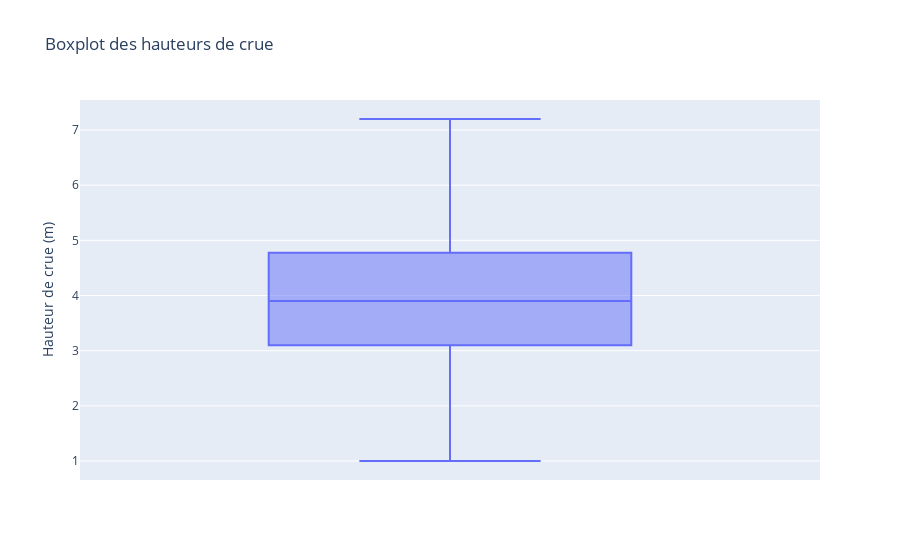
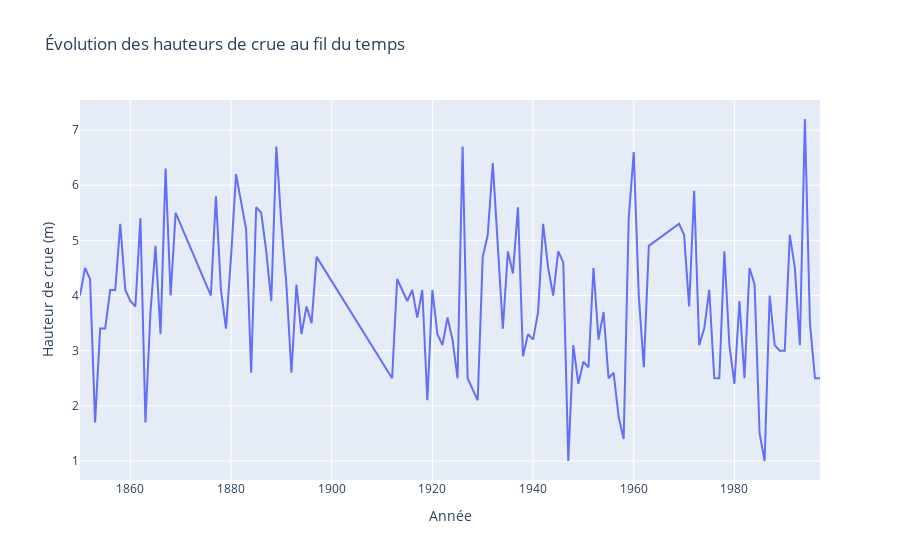

The cell these charts' notebook holds for them, in order:
### Code cell
visualize_boxplot(df)
visualize_time_series(df)

### Figure 1 — Plotly figure (JSON) as saved in the notebook; plotly's stock layout.template omitted (floating-point values rounded to 4 significant figures)
{"data": [{"alignmentgroup": "True", "hovertemplate": "Hauteur de crue (m)=%{y}<extra></extra>", "legendgroup": "", "marker": {"color": "#636efa"}, "name": "", "notched": false, "offsetgroup": "", "orientation": "v", "showlegend": false, "type": "box", "x0": " ", "xaxis": "x", "y": [4.0, 4.5, 4.3, 1.7, 3.4, 3.4, 4.1, 4.1, 5.3, 4.1, 3.9, 3.8, 5.4, 1.7, 3.7, 4.9, 3.3, 6.3, 4.0, 5.5, 4.0, 5.8, 4.1, 3.4, 4.7, 6.2, 5.7, 5.2, 2.6, 5.6, 5.5, 4.8, 3.9, 6.7, 5.3, 4.2, 2.6, 4.2, 3.3, 3.8, 3.5, 4.7, 2.5, 4.3, 4.1, 3.9, 4.1, 3.6, 4.1, 2.1, 4.1, 3.3, 3.1, 3.6, 3.2, 2.5, 6.7, 2.5, 2.3, 2.1, 4.7, 5.1, 6.4, 4.9, 3.4, 4.8, 4.4, 5.6, 2.9, 3.3, 3.2, 3.7, 5.3, 4.5, 4.0, 4.8, 4.6, 1.0, 3.1, 2.4, 2.8, 2.7, 4.5, 3.2, 3.7, 2.5, 2.6, 1.8, 1.4, 5.4, 6.6, 4.0, 2.7, 4.9, 5.3, 5.1, 3.8, 5.9, 3.1, 3.4, 4.1, 2.5, 2.5, 4.8, 3.1, 2.4, 3.9, 2.5, 4.5, 4.2, 1.5, 1.0, 4.0, 3.1, 3.0, 3.0, 5.1, 4.5, 3.1, 7.2, 3.5, 2.5, 2.5], "y0": " ", "yaxis": "y"}], "layout": {"boxmode": "group", "legend": {"tracegroupgap": 0}, "title": {"text": "Boxplot des hauteurs de crue"}, "xaxis": {"anchor": "y", "domain": [0, 1]}, "yaxis": {"anchor": "x", "domain": [0, 1], "title": {"text": "Hauteur de crue (m)"}}}}

### Figure 2 — Plotly figure (JSON) as saved in the notebook; plotly's stock layout.template omitted (floating-point values rounded to 4 significant figures)
{"data": [{"hovertemplate": "Année=%{x}<br>Hauteur de crue (m)=%{y}<extra></extra>", "legendgroup": "", "line": {"color": "#636efa", "dash": "solid"}, "marker": {"symbol": "circle"}, "mode": "lines", "name": "", "orientation": "v", "showlegend": false, "type": "scatter", "x": [1850, 1851, 1852, 1853, 1854, 1855, 1856, 1857, 1858, 1859, 1860, 1861, 1862, 1863, 1864, 1865, 1866, 1867, 1868, 1869, 1876, 1877, 1878, 1879, 1880, 1881, 1882, 1883, 1884, 1885, 1886, 1887, 1888, 1889, 1890, 1891, 1892, 1893, 1894, 1895, 1896, 1897, 1912, 1913, 1914, 1915, 1916, 1917, 1918, 1919, 1920, 1921, 1922, 1923, 1924, 1925, 1926, 1927, 1928, 1929, 1930, 1931, 1932, 1933, 1934, 1935, 1936, 1937, 1938, 1939, 1940, 1941, 1942, 1943, 1944, 1945, 1946, 1947, 1948, 1949, 1950, 1951, 1952, 1953, 1954, 1955, 1956, 1957, 1958, 1959, 1960, 1961, 1962, 1963, 1969, 1970, 1971, 1972, 1973, 1974, 1975, 1976, 1977, 1978, 1979, 1980, 1981, 1982, 1983, 1984, 1985, 1986, 1987, 1988, 1989, 1990, 1991, 1992, 1993, 1994, 1995, 1996, 1997], "xaxis": "x", "y": [4.0, 4.5, 4.3, 1.7, 3.4, 3.4, 4.1, 4.1, 5.3, 4.1, 3.9, 3.8, 5.4, 1.7, 3.7, 4.9, 3.3, 6.3, 4.0, 5.5, 4.0, 5.8, 4.1, 3.4, 4.7, 6.2, 5.7, 5.2, 2.6, 5.6, 5.5, 4.8, 3.9, 6.7, 5.3, 4.2, 2.6, 4.2, 3.3, 3.8, 3.5, 4.7, 2.5, 4.3, 4.1, 3.9, 4.1, 3.6, 4.1, 2.1, 4.1, 3.3, 3.1, 3.6, 3.2, 2.5, 6.7, 2.5, 2.3, 2.1, 4.7, 5.1, 6.4, 4.9, 3.4, 4.8, 4.4, 5.6, 2.9, 3.3, 3.2, 3.7, 5.3, 4.5, 4.0, 4.8, 4.6, 1.0, 3.1, 2.4, 2.8, 2.7, 4.5, 3.2, 3.7, 2.5, 2.6, 1.8, 1.4, 5.4, 6.6, 4.0, 2.7, 4.9, 5.3, 5.1, 3.8, 5.9, 3.1, 3.4, 4.1, 2.5, 2.5, 4.8, 3.1, 2.4, 3.9, 2.5, 4.5, 4.2, 1.5, 1.0, 4.0, 3.1, 3.0, 3.0, 5.1, 4.5, 3.1, 7.2, 3.5, 2.5, 2.5], "yaxis": "y"}], "layout": {"legend": {"tracegroupgap": 0}, "title": {"text": "Évolution des hauteurs de crue au fil du temps"}, "xaxis": {"anchor": "y", "domain": [0, 1], "title": {"text": "Année"}}, "yaxis": {"anchor": "x", "domain": [0, 1], "title": {"text": "Hauteur de crue (m)"}}}}
